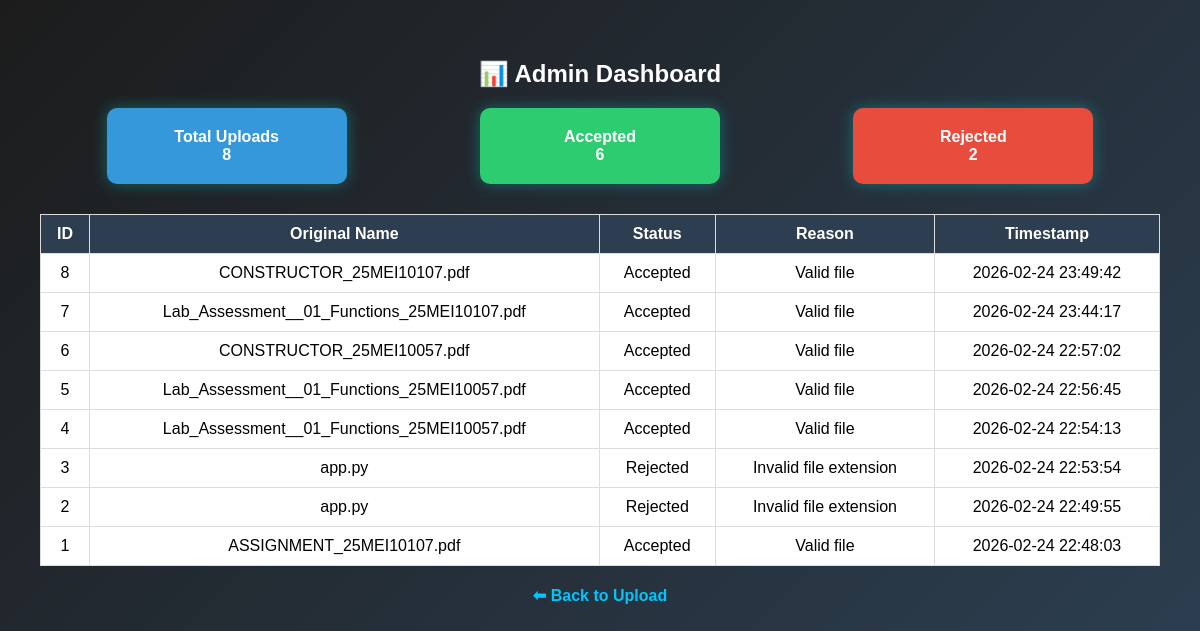
The page /admin on the database its author committed.
### tables this page shows
CREATE TABLE logs (
            id INTEGER PRIMARY KEY AUTOINCREMENT,
            original_name TEXT,
            stored_name TEXT,
            status TEXT,
            reason TEXT,
            timestamp TEXT
        );

### app.py (the view)
@app.route("/admin")
def admin():
    conn = sqlite3.connect("database.db")
    c = conn.cursor()
    c.execute("SELECT * FROM logs ORDER BY id DESC")
    logs = c.fetchall()
    c.execute("SELECT COUNT(*) FROM logs")
    total = c.fetchone()[0]
    c.execute("SELECT COUNT(*) FROM logs WHERE status='Accepted'")
    accepted = c.fetchone()[0]
    c.execute("SELECT COUNT(*) FROM logs WHERE status='Rejected'")
    rejected = c.fetchone()[0]
    conn.close()
    return render_template("admin.html", logs=logs, total=total, accepted=accepted, rejected=rejected)

### templates/admin.html (shortened to what this page needs)
<!DOCTYPE html>
<html>
<head>
</head>
<body>
<h2>📊 Admin Dashboard</h2>
<div class="stats">
    <div class="box total">Total Uploads<br>{{ total }}</div>
    <div class="box accepted">Accepted<br>{{ accepted }}</div>
    <div class="box rejected">Rejected<br>{{ rejected }}</div>
</div>
<table>
    <tr>
        <th>ID</th>
        <th>Original Name</th>
        <th>Status</th>
        <th>Reason</th>
        <th>Timestamp</th>
    </tr>
    {% for log in logs %}
    <tr>
        <td>{{ log[0] }}</td>
        <td>{{ log[1] }}</td>
        <td>{{ log[3] }}</td>
        <td>{{ log[4] }}</td>
        <td>{{ log[5] }}</td>
    </tr>
    {% endfor %}
</table>
<a href="/">⬅ Back to Upload</a>
</body>
</html>

### templates/admin.html (style rules this page uses)
body { font-family: Arial; background: linear-gradient(135deg, #1c1c1c, #2c3e50); margin: 0; padding: 40px; color: white; }
h2 { text-align: center; }
.stats { display: flex; justify-content: space-around; margin-bottom: 30px; }
.box { padding: 20px; border-radius: 10px; width: 200px; text-align: center; font-weight: bold; box-shadow: 0 0 15px rgba(0,255,255,0.3); }
.total { background: #3498db; }
.accepted { background: #2ecc71; }
.rejected { background: #e74c3c; }
table { width: 100%; border-collapse: collapse; background: white; color: black; }
th, td { padding: 10px; border: 1px solid #ddd; text-align: center; }
th { background: #2c3e50; color: white; }
a { display: block; margin-top: 20px; text-align: center; color: #00c6ff; font-weight: bold; text-decoration: none; }

### rows shown on the page
logs: id "8", original_name "CONSTRUCTOR_25MEI10107.pdf", status "Accepted", reason "Valid file", timestamp "2026-02-24 23:49:42"
logs: id "7", original_name "Lab_Assessment__01_Functions_25MEI10107.pdf", status "Accepted", reason "Valid file", timestamp "2026-02-24 23:44:17"
logs: id "6", original_name "CONSTRUCTOR_25MEI10057.pdf", status "Accepted", reason "Valid file", timestamp "2026-02-24 22:57:02"
logs: id "5", original_name "Lab_Assessment__01_Functions_25MEI10057.pdf", status "Accepted", reason "Valid file", timestamp "2026-02-24 22:56:45"
logs: id "4", original_name "Lab_Assessment__01_Functions_25MEI10057.pdf", status "Accepted", reason "Valid file", timestamp "2026-02-24 22:54:13"
logs: id "3", original_name "app.py", status "Rejected", reason "Invalid file extension", timestamp "2026-02-24 22:53:54"
logs: id "2", original_name "app.py", status "Rejected", reason "Invalid file extension", timestamp "2026-02-24 22:49:55"
logs: id "1", original_name "ASSIGNMENT_25MEI10107.pdf", status "Accepted", reason "Valid file", timestamp "2026-02-24 22:48:03"

### other values the page prints
{{ total }} "8"
{{ accepted }} "6"
{{ rejected }} "2"
